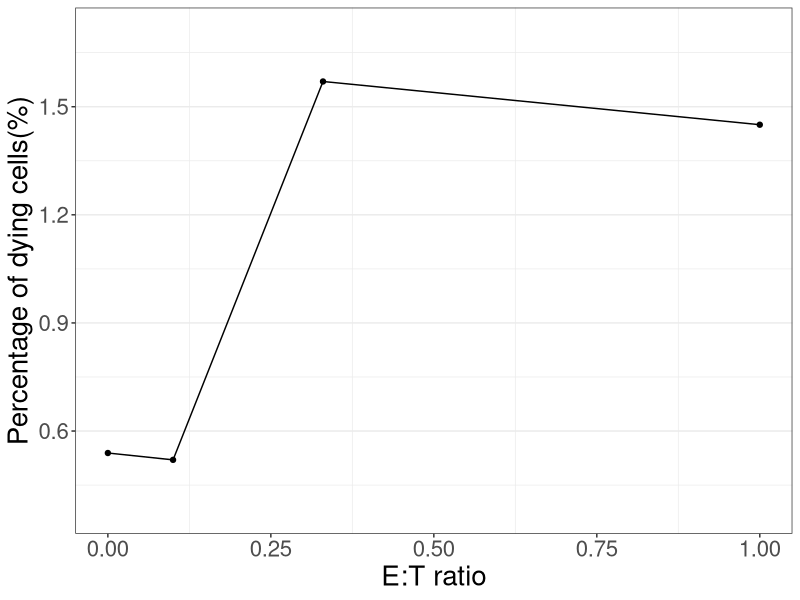
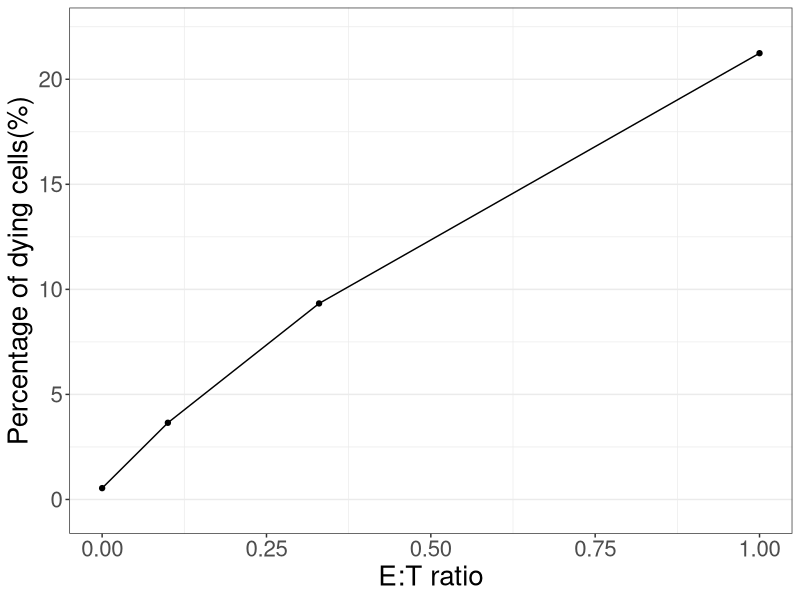
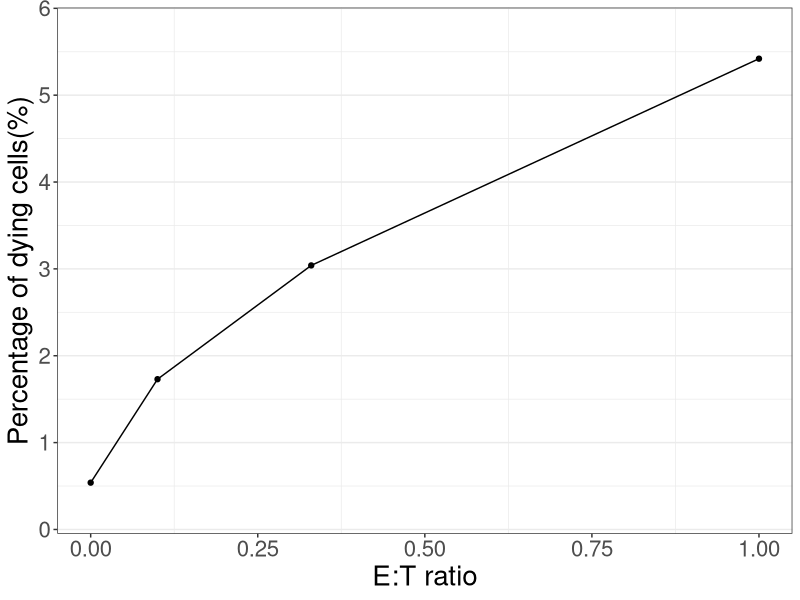
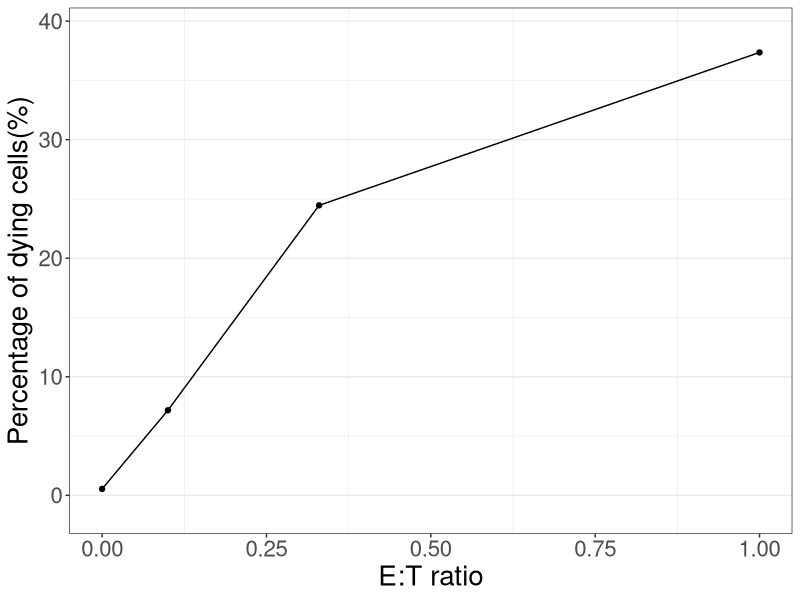

These charts were generated, in order, by the following R code:
setwd("/Users/angiepoon528/Desktop/FYP/Coculture /20200209_coculture")
library(ggplot2)

# circular 
# hEPSC-NK
ID <- c(1:4)
Percentage_dying <- c((0.56-0.021),(1.69-0.24), (1.81-0.24), (0.76-0.24))
E_T_ratio <- c(0, 1, 0.33, 0.1)

NK <- data.frame(ID, E_T_ratio ,Percentage_dying)

#line graph 
ggplot(data = NK, aes(x= E_T_ratio, y= Percentage_dying, group=1))+
  geom_line()+
  geom_point()+ 
  xlab("E:T ratio")+ylab("Percentage of dying cells(%)")+
  theme_bw()+
  scale_y_continuous(expand= c(0.1,0.1))+
  theme(text = element_text(size=20), 
        panel.grid.major.x = element_blank())

#NK92mi 
ID_2 <- c(1:4)
Percentage_dying_2 <- c((0.56-0.021),(21.4-0.16), (9.49-0.16), (3.81-0.16))
E_T_ratio_2 <- c(0, 1, 0.33, 0.1)
NK92mi <- data.frame(ID_2, E_T_ratio_2 ,Percentage_dying_2)

#line graph 
ggplot(data = NK92mi, aes(x= E_T_ratio_2, y= Percentage_dying_2, group=1))+
  geom_line()+
  geom_point()+ 
  xlab("E:T ratio")+ylab("Percentage of dying cells(%)")+
  theme_bw()+
  scale_y_continuous(expand= c(0.1,0.1))+
  theme(text = element_text(size=20), 
        panel.grid.major.x = element_blank())

# Total gating 
# hEPSC-NK 
ID_3 <- c(1:4)
Percentage_dying_3 <- c((0.56-0.021), (6.01-0.59), (3.63-0.59),(2.32-0.59) )
E_T_ratio_3 <- c(0, 1, 0.33, 0.1)
NK_3 <- data.frame(ID_3, E_T_ratio_3 ,Percentage_dying_3)
ggplot(data = NK_3, aes(x= E_T_ratio_3, y= Percentage_dying_3, group=1))+
  geom_line()+
  geom_point()+ 
  xlab("E:T ratio")+ylab("Percentage of dying cells(%)")+
  theme_bw()+
  scale_y_continuous(expand= c(0.1,0.1))+
  theme(text = element_text(size=20), 
        panel.grid.major.x = element_blank())

# NK92
ID_4 <- c(1:4)
Percentage_dying_4 <- c((0.56-0.021), (37.6-0.24), (24.7-0.24),(7.41-0.24) )
E_T_ratio_4 <- c(0, 1, 0.33, 0.1)
NK92mi_4 <- data.frame(ID_4, E_T_ratio_4 ,Percentage_dying_4)

ggplot(data = NK92mi_4, aes(x= E_T_ratio_4, y= Percentage_dying_4, group=1))+
  geom_line()+
  geom_point()+ 
  xlab("E:T ratio")+ylab("Percentage of dying cells(%)")+
  theme_bw()+
  scale_y_continuous(expand= c(0.1,0.1))+
  theme(text = element_text(size=20), 
        panel.grid.major.x = element_blank())


